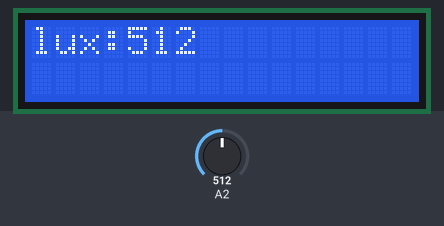
Simulated run of this sketch. Board: Arduino Uno, built with avr-gcc and run on an emulated ATmega328P. Shown: 16×2 character LCD. The inputs (shaded band) are chosen by the test bench; at power-on: A2 = 512. What the sketch prints to the serial monitor is not drawn.

Above: at 1.6 s.
1.7 s: A2 set to 716
At 3.9 s:
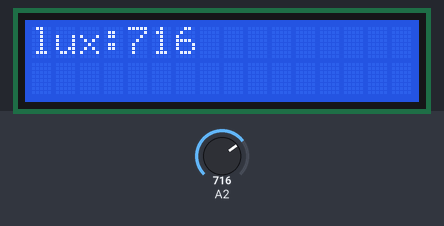
4.5 s: A2 set to 900
At 7.2 s:
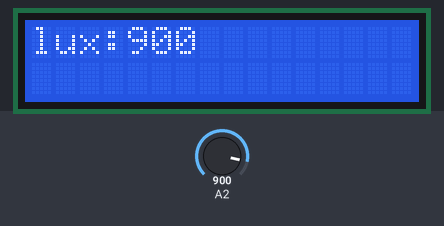
7.6 s: A2 set to 1023
At 10.4 s:
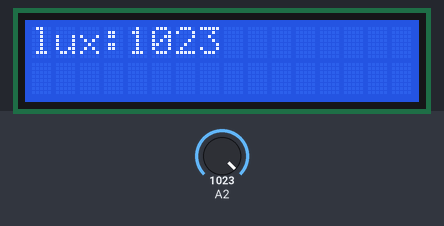
Timing chart, 0 to 11.9 s (numbered marks = the images above; inputs shaded):
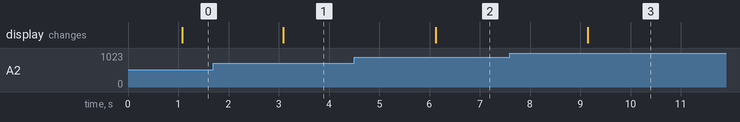

The sketch:

p1-2luz.ino
```cpp
#include <LiquidCrystal_I2C.h> // Libreria LCD_I2C

LiquidCrystal_I2C lcd(0x27,16,2); // si no te sale con esta direccion  puedes usar (0x3f,16,2) || (0x27,16,2)  ||(0x20,16,2)

const int pinLed = 7;
void setup() {
  lcd.init();
  lcd.backlight();
  lcd.clear();
  Serial.begin(9600);
}

void loop() {
  int light;
  light = analogRead(A2);
  if(light < 200){ //umbral
    for (int i=1;i<=5;i++){
      digitalWrite(pinLed,HIGH);
      delay(100);
      digitalWrite(pinLed,LOW);
      delay(100);
    }
  }else{
    digitalWrite(pinLed,LOW);
    delay(1000);
  }
  Serial.print("lux:  ");
  Serial.println(light);
  lcd.setCursor(0,0);
  lcd.print("lux:");
  lcd.setCursor(4,0);
  lcd.print(light);
}
```

Measured:
- after the input at 1.7 s, the display: changes after 1.4 s (image 1)
- after the input at 4.5 s, the display: changes after 1.6 s (image 2)
- after the input at 7.6 s, the display: changes after 1.5 s (image 3)
